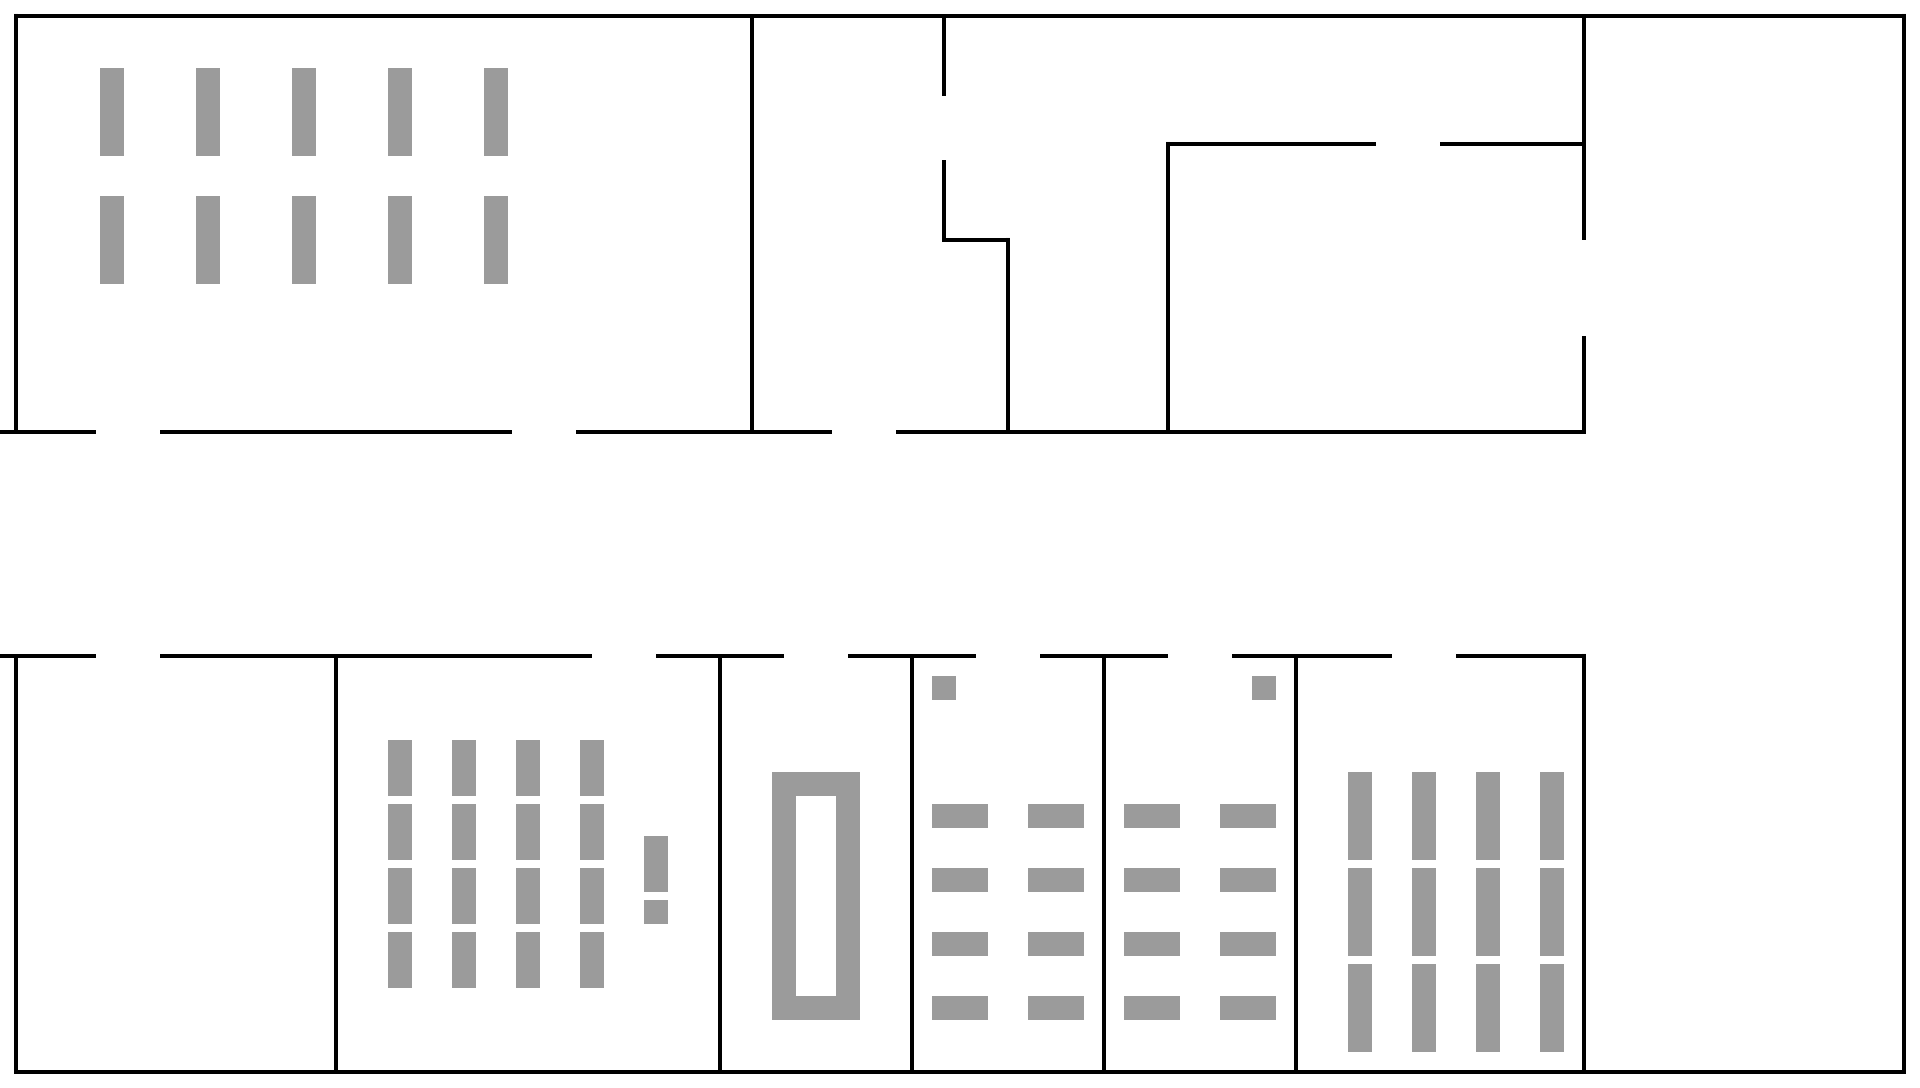

Tiled map render using the project's own tile images. Description and the map definition, with tile-layer contents summarised, below:
An orthogonal 60x34 tile map with 32x32 px tiles, 3 tile layers (floor, tables, walls) and 290 objects (35x dude, 20x door, 7x sign, 2x fire).

<map version="1.2" tiledversion="1.3.1" orientation="orthogonal" renderorder="right-down" compressionlevel="0" width="60" height="34" tilewidth="32" tileheight="32" infinite="0" nextlayerid="14" nextobjectid="406">
 <editorsettings>
  <export target="../maps/map.json" format="json" />
 </editorsettings>
 <tileset firstgid="1" name="minimal-tileset" tilewidth="32" tileheight="32" tilecount="99" columns="9">
  <image source="../maps/minimal-tileset.png" width="288" height="352" />
 </tileset>
 <layer id="1" name="floor" width="60" height="34">
  <data>[2040 cells, 2040 non-empty, 1 distinct tile ids]</data>
 </layer>
 <layer id="12" name="tables" width="60" height="34">
  <data>[2040 cells, 153 non-empty, 11 distinct tile ids]</data>
 </layer>
 <layer id="2" name="walls" width="60" height="34">
  <data>[2040 cells, 388 non-empty, 13 distinct tile ids]</data>
 </layer>
 <objectgroup id="3" name="navmesh" visible="0">
  <object id="1" x="1816" y="440" width="80" height="208" />
  <object id="2" x="104" y="424" width="48" height="16" />
  <object id="4" x="520" y="424" width="48" height="16" />
  <object id="5" x="24" y="752" width="304" height="312" />
  <object id="6" x="344" y="992" width="368" height="72" />
  <object id="7" x="728" y="768" width="40" height="256" />
  <object id="8" x="992" y="752" width="32" height="176" />
  <object id="11" x="104" y="648" width="48" height="16" />
  <object id="12" x="600" y="648" width="48" height="16" />
  <object id="13" x="792" y="648" width="48" height="16" />
  <object id="14" x="984" y="648" width="48" height="16" />
  <object id="15" x="1176" y="648" width="48" height="16" />
  <object id="16" x="1400" y="648" width="48" height="16" />
  <object id="17" x="1592" y="648" width="304" height="416" />
  <object id="18" x="1592" y="24" width="304" height="240" />
  <object id="19" x="1576" y="248" width="16" height="80" />
  <object id="20" x="952" y="24" width="120" height="80" />
  <object id="21" x="1432" y="24" width="144" height="112" />
  <object id="22" x="1176" y="152" width="400" height="272" />
  <object id="23" x="1384" y="136" width="48" height="16" />
  <object id="24" x="760" y="24" width="176" height="400" />
  <object id="25" x="936" y="104" width="16" height="48" />
  <object id="26" x="952" y="104" width="120" height="128" />
  <object id="27" x="1016" y="232" width="144" height="192" />
  <object id="28" x="936" y="248" width="64" height="176" />
  <object id="29" x="840" y="424" width="48" height="16" />
  <object id="30" x="1816" y="264" width="80" height="48" />
  <object id="31" x="1816" y="312" width="80" height="128" />
  <object id="32" x="1592" y="312" width="112" height="128" />
  <object id="33" x="1704" y="312" width="112" height="128" />
  <object id="34" x="1704" y="440" width="112" height="208" />
  <object id="35" x="1592" y="440" width="112" height="208" />
  <object id="36" x="1704" y="264" width="112" height="48" />
  <object id="37" x="1592" y="264" width="112" height="48" />
  <object id="38" x="1448" y="440" width="144" height="208" />
  <object id="39" x="1400" y="440" width="48" height="208" />
  <object id="40" x="1224" y="440" width="176" height="208" />
  <object id="41" x="1176" y="440" width="48" height="208" />
  <object id="42" x="1032" y="440" width="144" height="208" />
  <object id="43" x="984" y="440" width="48" height="208" />
  <object id="44" x="888" y="440" width="96" height="208" />
  <object id="45" x="840" y="440" width="48" height="208" />
  <object id="46" x="792" y="440" width="48" height="208" />
  <object id="47" x="648" y="440" width="144" height="208" />
  <object id="48" x="600" y="440" width="48" height="208" />
  <object id="49" x="520" y="440" width="48" height="208" />
  <object id="50" x="144" y="440" width="376" height="208" />
  <object id="51" x="0" y="440" width="112" height="208" />
  <object id="52" x="1120" y="24" width="32" height="80" />
  <object id="53" x="1192" y="24" width="192" height="112" />
  <object id="54" x="1384" y="24" width="48" height="112" />
  <object id="55" x="344" y="664" width="120" height="72" />
  <object id="56" x="608" y="664" width="32" height="72" />
  <object id="57" x="640" y="664" width="72" height="72" />
  <object id="58" x="24" y="664" width="88" height="88" />
  <object id="59" x="112" y="664" width="32" height="88" />
  <object id="60" x="144" y="664" width="184" height="88" />
  <object id="61" x="728" y="664" width="72" height="104" />
  <object id="62" x="800" y="664" width="32" height="104" />
  <object id="63" x="832" y="664" width="72" height="104" />
  <object id="64" x="960" y="664" width="32" height="88" />
  <object id="65" x="992" y="664" width="32" height="88" />
  <object id="66" x="1024" y="664" width="72" height="88" />
  <object id="70" x="1304" y="664" width="104" height="104" />
  <object id="71" x="1408" y="664" width="32" height="104" />
  <object id="72" x="1440" y="664" width="136" height="104" />
  <object id="73" x="24" y="352" width="88" height="72" />
  <object id="74" x="112" y="352" width="32" height="72" />
  <object id="75" x="144" y="352" width="80" height="72" />
  <object id="76" x="528" y="352" width="32" height="72" />
  <object id="77" x="560" y="352" width="184" height="72" />
  <object id="78" x="112" y="440" width="32" height="208" />
  <object id="79" x="1072" y="24" width="48" height="80" />
  <object id="80" x="1072" y="104" width="48" height="128" />
  <object id="81" x="1120" y="136" width="40" height="96" />
  <object id="82" x="1152" y="24" width="40" height="80" />
  <object id="83" x="1120" y="104" width="72" height="32" />
  <object id="208" x="568" y="440" width="32" height="208" />
  <object id="234" x="464" y="664" width="144" height="72" />
  <object id="235" x="344" y="736" width="40" height="256" />
  <object id="236" x="416" y="736" width="32" height="256" />
  <object id="237" x="480" y="736" width="32" height="256" />
  <object id="238" x="544" y="736" width="32" height="256" />
  <object id="239" x="608" y="736" width="104" height="96" />
  <object id="240" x="672" y="832" width="40" height="96" />
  <object id="241" x="608" y="832" width="32" height="96" />
  <object id="242" x="608" y="928" width="104" height="64" />
  <object id="245" x="864" y="768" width="40" height="256" />
  <object id="246" x="768" y="1024" width="96" height="40" />
  <object id="250" x="728" y="1024" width="40" height="40" />
  <object id="251" x="864" y="1024" width="40" height="40" />
  <object id="256" x="920" y="752" width="72" height="48" />
  <object id="257" x="1024" y="752" width="72" height="48" />
  <object id="258" x="920" y="832" width="72" height="32" />
  <object id="259" x="1024" y="832" width="72" height="32" />
  <object id="260" x="1024" y="896" width="72" height="32" />
  <object id="261" x="920" y="896" width="72" height="32" />
  <object id="262" x="920" y="960" width="72" height="32" />
  <object id="263" x="920" y="1024" width="72" height="40" />
  <object id="264" x="1024" y="1024" width="72" height="40" />
  <object id="265" x="1024" y="960" width="72" height="32" />
  <object id="266" x="992" y="928" width="32" height="136" />
  <object id="280" x="1248" y="704" width="40" height="48" />
  </objectgroup>
 <objectgroup id="13" name="fires" visible="0">
  <!-- 2 objects omitted --></objectgroup>
 <objectgroup id="4" name="physical-walls" visible="0">
  <!-- 32 objects omitted --></objectgroup>
 <objectgroup id="10" name="despawn-zones" visible="0">
  <!-- 1 objects omitted --></objectgroup>
 <objectgroup id="11" name="obstacles" visible="0">
  <!-- 38 objects omitted --></objectgroup>
 <objectgroup id="5" name="doors">
  <!-- 20 objects omitted --></objectgroup>
 <objectgroup id="6" name="dudes" visible="0">
  <!-- 35 objects omitted --></objectgroup>
 <objectgroup id="8" name="signs">
  <!-- 7 objects omitted --></objectgroup>
</map>
<!-- 187 of 290 objects omitted -->
